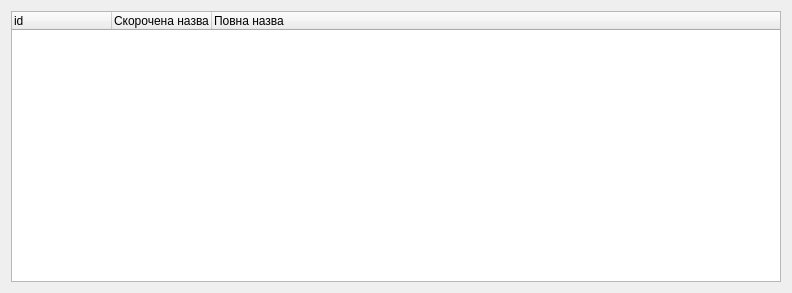
<?xml version="1.0" encoding="UTF-8"?>
<ui version="4.0">
 <class>WeekDays</class>
 <widget class="QWidget" name="WeekDays">
  <property name="geometry">
   <rect>
    <x>0</x>
    <y>0</y>
    <width>792</width>
    <height>293</height>
   </rect>
  </property>
  <property name="windowTitle">
   <string>Form</string>
  </property>
  <layout class="QHBoxLayout" name="horizontalLayout">
   <item>
    <widget class="QTreeWidget" name="treeWidget">
     <column>
      <property name="text">
       <string>id</string>
      </property>
     </column>
     <column>
      <property name="text">
       <string>Скорочена назва</string>
      </property>
     </column>
     <column>
      <property name="text">
       <string>Повна назва</string>
      </property>
     </column>
    </widget>
   </item>
  </layout>
 </widget>
 <resources/>
 <connections/>
</ui>
